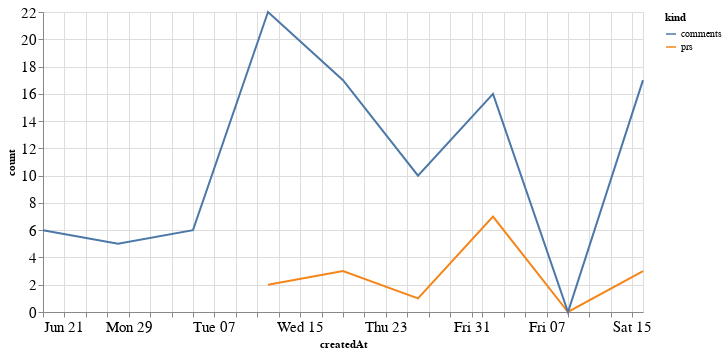

Source (notebook cell):
### Code cell
alt.Chart(total_time, width=600).mark_line().encode(
    x='createdAt',
    y='count',
    color='kind'
)

### Figure 1 — Vega-Lite specification as saved in the notebook (floating-point values rounded to 4 significant figures)
{"config": {"axisLeft": {"labelFontSize": 15}, "axisBottom": {"labelFontSize": 15}}, "data": {"name": "data-77a2c0bed7f60faa3bc2ffc16c53e882"}, "mark": "line", "encoding": {"color": {"type": "nominal", "field": "kind"}, "x": {"type": "temporal", "field": "createdAt"}, "y": {"type": "quantitative", "field": "count"}}, "width": 600, "$schema": "https://vega.github.io/schema/vega-lite/v4.8.1.json", "datasets": {"data-77a2c0bed7f60faa3bc2ffc16c53e882": [{"createdAt": "2020-07-12T00:00:00", "kind": "prs", "count": 2.0}, {"createdAt": "2020-07-19T00:00:00", "kind": "prs", "count": 3.0}, {"createdAt": "2020-07-26T00:00:00", "kind": "prs", "count": 1.0}, {"createdAt": "2020-08-02T00:00:00", "kind": "prs", "count": 7.0}, {"createdAt": "2020-08-09T00:00:00", "kind": "prs", "count": 0.0}, {"createdAt": "2020-08-16T00:00:00", "kind": "prs", "count": 3.0}, {"createdAt": "2020-06-21T00:00:00", "kind": "prs", "count": null}, {"createdAt": "2020-06-28T00:00:00", "kind": "prs", "count": null}, {"createdAt": "2020-07-05T00:00:00", "kind": "prs", "count": null}, {"createdAt": "2020-07-12T00:00:00", "kind": "comments", "count": 22.0}, {"createdAt": "2020-07-19T00:00:00", "kind": "comments", "count": 17.0}, {"createdAt": "2020-07-26T00:00:00", "kind": "comments", "count": 10.0}, {"createdAt": "2020-08-02T00:00:00", "kind": "comments", "count": 16.0}, {"createdAt": "2020-08-09T00:00:00", "kind": "comments", "count": 0.0}, {"createdAt": "2020-08-16T00:00:00", "kind": "comments", "count": 17.0}, {"createdAt": "2020-06-21T00:00:00", "kind": "comments", "count": 6.0}, {"createdAt": "2020-06-28T00:00:00", "kind": "comments", "count": 5.0}, {"createdAt": "2020-07-05T00:00:00", "kind": "comments", "count": 6.0}]}}
